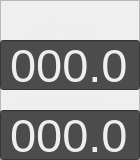
       <widget class="QFrame" name="frame">
        <property name="geometry">
         <rect>
          <x>610</x>
          <y>0</y>
          <width>140</width>
          <height>160</height>
         </rect>
        </property>
        <property name="frameShape">
         <enum>QFrame::StyledPanel</enum>
        </property>
        <property name="frameShadow">
         <enum>QFrame::Raised</enum>
        </property>
        <widget class="QLabel" name="label_71">
         <property name="geometry">
          <rect>
           <x>30</x>
           <y>20</y>
           <width>71</width>
           <height>20</height>
          </rect>
         </property>
         <property name="sizePolicy">
          <sizepolicy hsizetype="Preferred" vsizetype="Preferred">
           <horstretch>0</horstretch>
           <verstretch>0</verstretch>
          </sizepolicy>
         </property>
         <property name="palette">
          <palette>
           <active>
            <colorrole role="WindowText">
             <brush brushstyle="SolidPattern">
              <color alpha="255">
               <red>238</red>
               <green>238</green>
               <blue>238</blue>
              </color>
             </brush>
            </colorrole>
            <colorrole role="Button">
             <brush brushstyle="SolidPattern">
              <color alpha="255">
               <red>76</red>
               <green>76</green>
               <blue>76</blue>
              </color>
             </brush>
            </colorrole>
            <colorrole role="Base">
             <brush brushstyle="SolidPattern">
              <color alpha="255">
               <red>76</red>
               <green>76</green>
               <blue>76</blue>
              </color>
             </brush>
            </colorrole>
            <colorrole role="Window">
             <brush brushstyle="SolidPattern">
              <color alpha="255">
               <red>76</red>
               <green>76</green>
               <blue>76</blue>
              </color>
             </brush>
            </colorrole>
           </active>
           <inactive>
            <colorrole role="WindowText">
             <brush brushstyle="SolidPattern">
              <color alpha="255">
               <red>238</red>
               <green>238</green>
               <blue>238</blue>
              </color>
             </brush>
            </colorrole>
            <colorrole role="Button">
             <brush brushstyle="SolidPattern">
              <color alpha="255">
               <red>76</red>
               <green>76</green>
               <blue>76</blue>
              </color>
             </brush>
            </colorrole>
            <colorrole role="Base">
             <brush brushstyle="SolidPattern">
              <color alpha="255">
               <red>76</red>
               <green>76</green>
               <blue>76</blue>
              </color>
             </brush>
            </colorrole>
            <colorrole role="Window">
             <brush brushstyle="SolidPattern">
              <color alpha="255">
               <red>76</red>
               <green>76</green>
               <blue>76</blue>
              </color>
             </brush>
            </colorrole>
           </inactive>
           <disabled>
            <colorrole role="WindowText">
             <brush brushstyle="SolidPattern">
              <color alpha="255">
               <red>120</red>
               <green>120</green>
               <blue>120</blue>
              </color>
             </brush>
            </colorrole>
            <colorrole role="Button">
             <brush brushstyle="SolidPattern">
              <color alpha="255">
               <red>76</red>
               <green>76</green>
               <blue>76</blue>
              </color>
             </brush>
            </colorrole>
            <colorrole role="Base">
             <brush brushstyle="SolidPattern">
              <color alpha="255">
               <red>76</red>
               <green>76</green>
               <blue>76</blue>
              </color>
             </brush>
            </colorrole>
            <colorrole role="Window">
             <brush brushstyle="SolidPattern">
              <color alpha="255">
               <red>76</red>
               <green>76</green>
               <blue>76</blue>
              </color>
             </brush>
            </colorrole>
           </disabled>
          </palette>
         </property>
         <property name="font">
          <font>
           <pointsize>15</pointsize>
          </font>
         </property>
         <property name="text">
          <string>Azimut</string>
         </property>
        </widget>
        <widget class="QLineEdit" name="azimutEdit">
         <property name="geometry">
          <rect>
           <x>0</x>
           <y>40</y>
           <width>140</width>
           <height>50</height>
          </rect>
         </property>
         <property name="palette">
          <palette>
           <active>
            <colorrole role="Button">
             <brush brushstyle="SolidPattern">
              <color alpha="255">
               <red>76</red>
               <green>76</green>
               <blue>76</blue>
              </color>
             </brush>
            </colorrole>
            <colorrole role="Text">
             <brush brushstyle="SolidPattern">
              <color alpha="255">
               <red>238</red>
               <green>238</green>
               <blue>238</blue>
              </color>
             </brush>
            </colorrole>
            <colorrole role="Base">
             <brush brushstyle="SolidPattern">
              <color alpha="255">
               <red>76</red>
               <green>76</green>
               <blue>76</blue>
              </color>
             </brush>
            </colorrole>
            <colorrole role="Window">
             <brush brushstyle="SolidPattern">
              <color alpha="255">
               <red>76</red>
               <green>76</green>
               <blue>76</blue>
              </color>
             </brush>
            </colorrole>
           </active>
           <inactive>
            <colorrole role="Button">
             <brush brushstyle="SolidPattern">
              <color alpha="255">
               <red>76</red>
               <green>76</green>
               <blue>76</blue>
              </color>
             </brush>
            </colorrole>
            <colorrole role="Text">
             <brush brushstyle="SolidPattern">
              <color alpha="255">
               <red>238</red>
               <green>238</green>
               <blue>238</blue>
              </color>
             </brush>
            </colorrole>
            <colorrole role="Base">
             <brush brushstyle="SolidPattern">
              <color alpha="255">
               <red>76</red>
               <green>76</green>
               <blue>76</blue>
              </color>
             </brush>
            </colorrole>
            <colorrole role="Window">
             <brush brushstyle="SolidPattern">
              <color alpha="255">
               <red>76</red>
               <green>76</green>
               <blue>76</blue>
              </color>
             </brush>
            </colorrole>
           </inactive>
           <disabled>
            <colorrole role="Button">
             <brush brushstyle="SolidPattern">
              <color alpha="255">
               <red>76</red>
               <green>76</green>
               <blue>76</blue>
              </color>
             </brush>
            </colorrole>
            <colorrole role="Text">
             <brush brushstyle="SolidPattern">
              <color alpha="255">
               <red>120</red>
               <green>120</green>
               <blue>120</blue>
              </color>
             </brush>
            </colorrole>
            <colorrole role="Base">
             <brush brushstyle="SolidPattern">
              <color alpha="255">
               <red>76</red>
               <green>76</green>
               <blue>76</blue>
              </color>
             </brush>
            </colorrole>
            <colorrole role="Window">
             <brush brushstyle="SolidPattern">
              <color alpha="255">
               <red>76</red>
               <green>76</green>
               <blue>76</blue>
              </color>
             </brush>
            </colorrole>
           </disabled>
          </palette>
         </property>
         <property name="font">
          <font>
           <family>MS UI Gothic</family>
           <pointsize>35</pointsize>
          </font>
         </property>
         <property name="focusPolicy">
          <enum>Qt::NoFocus</enum>
         </property>
         <property name="locale">
          <locale language="English" country="UnitedStates"/>
         </property>
         <property name="inputMask">
          <string/>
         </property>
         <property name="text">
          <string>000.0</string>
         </property>
         <property name="maxLength">
          <number>5</number>
         </property>
         <property name="echoMode">
          <enum>QLineEdit::Normal</enum>
         </property>
         <property name="cursorPosition">
          <number>5</number>
         </property>
         <property name="alignment">
          <set>Qt::AlignCenter</set>
         </property>
        </widget>
        <widget class="QLabel" name="label_70">
         <property name="geometry">
          <rect>
           <x>20</x>
           <y>90</y>
           <width>91</width>
           <height>20</height>
          </rect>
         </property>
         <property name="sizePolicy">
          <sizepolicy hsizetype="Preferred" vsizetype="Preferred">
           <horstretch>0</horstretch>
           <verstretch>0</verstretch>
          </sizepolicy>
         </property>
         <property name="palette">
          <palette>
           <active>
            <colorrole role="WindowText">
             <brush brushstyle="SolidPattern">
              <color alpha="255">
               <red>238</red>
               <green>238</green>
               <blue>238</blue>
              </color>
             </brush>
            </colorrole>
            <colorrole role="Button">
             <brush brushstyle="SolidPattern">
              <color alpha="255">
               <red>76</red>
               <green>76</green>
               <blue>76</blue>
              </color>
             </brush>
            </colorrole>
            <colorrole role="Base">
             <brush brushstyle="SolidPattern">
              <color alpha="255">
               <red>76</red>
               <green>76</green>
               <blue>76</blue>
              </color>
             </brush>
            </colorrole>
            <colorrole role="Window">
             <brush brushstyle="SolidPattern">
              <color alpha="255">
               <red>76</red>
               <green>76</green>
               <blue>76</blue>
              </color>
             </brush>
            </colorrole>
           </active>
           <inactive>
            <colorrole role="WindowText">
             <brush brushstyle="SolidPattern">
              <color alpha="255">
               <red>238</red>
               <green>238</green>
               <blue>238</blue>
              </color>
             </brush>
            </colorrole>
            <colorrole role="Button">
             <brush brushstyle="SolidPattern">
              <color alpha="255">
               <red>76</red>
               <green>76</green>
               <blue>76</blue>
              </color>
             </brush>
            </colorrole>
            <colorrole role="Base">
             <brush brushstyle="SolidPattern">
              <color alpha="255">
               <red>76</red>
               <green>76</green>
               <blue>76</blue>
              </color>
             </brush>
            </colorrole>
            <colorrole role="Window">
             <brush brushstyle="SolidPattern">
              <color alpha="255">
               <red>76</red>
               <green>76</green>
               <blue>76</blue>
              </color>
             </brush>
            </colorrole>
           </inactive>
           <disabled>
            <colorrole role="WindowText">
             <brush brushstyle="SolidPattern">
              <color alpha="255">
               <red>120</red>
               <green>120</green>
               <blue>120</blue>
              </color>
             </brush>
            </colorrole>
            <colorrole role="Button">
             <brush brushstyle="SolidPattern">
              <color alpha="255">
               <red>76</red>
               <green>76</green>
               <blue>76</blue>
              </color>
             </brush>
            </colorrole>
            <colorrole role="Base">
             <brush brushstyle="SolidPattern">
              <color alpha="255">
               <red>76</red>
               <green>76</green>
               <blue>76</blue>
              </color>
             </brush>
            </colorrole>
            <colorrole role="Window">
             <brush brushstyle="SolidPattern">
              <color alpha="255">
               <red>76</red>
               <green>76</green>
               <blue>76</blue>
              </color>
             </brush>
            </colorrole>
           </disabled>
          </palette>
         </property>
         <property name="font">
          <font>
           <pointsize>15</pointsize>
          </font>
         </property>
         <property name="contextMenuPolicy">
          <enum>Qt::DefaultContextMenu</enum>
         </property>
         <property name="text">
          <string>Distancia</string>
         </property>
        </widget>
        <widget class="QLineEdit" name="distanciaEdit">
         <property name="geometry">
          <rect>
           <x>0</x>
           <y>110</y>
           <width>140</width>
           <height>50</height>
          </rect>
         </property>
         <property name="palette">
          <palette>
           <active>
            <colorrole role="Button">
             <brush brushstyle="SolidPattern">
              <color alpha="255">
               <red>76</red>
               <green>76</green>
               <blue>76</blue>
              </color>
             </brush>
            </colorrole>
            <colorrole role="Text">
             <brush brushstyle="SolidPattern">
              <color alpha="255">
               <red>238</red>
               <green>238</green>
               <blue>238</blue>
              </color>
             </brush>
            </colorrole>
            <colorrole role="Base">
             <brush brushstyle="SolidPattern">
              <color alpha="255">
               <red>76</red>
               <green>76</green>
               <blue>76</blue>
              </color>
             </brush>
            </colorrole>
            <colorrole role="Window">
             <brush brushstyle="SolidPattern">
              <color alpha="255">
               <red>76</red>
               <green>76</green>
               <blue>76</blue>
              </color>
             </brush>
            </colorrole>
           </active>
           <inactive>
            <colorrole role="Button">
             <brush brushstyle="SolidPattern">
              <color alpha="255">
               <red>76</red>
               <green>76</green>
               <blue>76</blue>
              </color>
             </brush>
            </colorrole>
            <colorrole role="Text">
             <brush brushstyle="SolidPattern">
              <color alpha="255">
               <red>238</red>
               <green>238</green>
               <blue>238</blue>
              </color>
             </brush>
            </colorrole>
            <colorrole role="Base">
             <brush brushstyle="SolidPattern">
              <color alpha="255">
               <red>76</red>
               <green>76</green>
               <blue>76</blue>
              </color>
             </brush>
            </colorrole>
            <colorrole role="Window">
             <brush brushstyle="SolidPattern">
              <color alpha="255">
               <red>76</red>
               <green>76</green>
               <blue>76</blue>
              </color>
             </brush>
            </colorrole>
           </inactive>
           <disabled>
            <colorrole role="Button">
             <brush brushstyle="SolidPattern">
              <color alpha="255">
               <red>76</red>
               <green>76</green>
               <blue>76</blue>
              </color>
             </brush>
            </colorrole>
            <colorrole role="Text">
             <brush brushstyle="SolidPattern">
              <color alpha="255">
               <red>120</red>
               <green>120</green>
               <blue>120</blue>
              </color>
             </brush>
            </colorrole>
            <colorrole role="Base">
             <brush brushstyle="SolidPattern">
              <color alpha="255">
               <red>76</red>
               <green>76</green>
               <blue>76</blue>
              </color>
             </brush>
            </colorrole>
            <colorrole role="Window">
             <brush brushstyle="SolidPattern">
              <color alpha="255">
               <red>76</red>
               <green>76</green>
               <blue>76</blue>
              </color>
             </brush>
            </colorrole>
           </disabled>
          </palette>
         </property>
         <property name="font">
          <font>
           <family>MS UI Gothic</family>
           <pointsize>35</pointsize>
          </font>
         </property>
         <property name="focusPolicy">
          <enum>Qt::NoFocus</enum>
         </property>
         <property name="locale">
          <locale language="English" country="UnitedStates"/>
         </property>
         <property name="inputMask">
          <string/>
         </property>
         <property name="text">
          <string>000.0</string>
         </property>
         <property name="maxLength">
          <number>5</number>
         </property>
         <property name="echoMode">
          <enum>QLineEdit::Normal</enum>
         </property>
         <property name="cursorPosition">
          <number>5</number>
         </property>
         <property name="alignment">
          <set>Qt::AlignCenter</set>
         </property>
        </widget>
       </widget>
